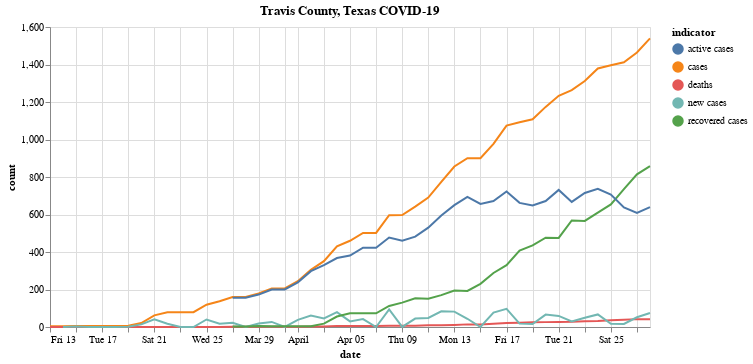

Notebook code for this chart:
### Code cell
line_chart(long_form_county_data, x='date', y='count:Q', color='indicator:N', title=f"{county} County, {state} COVID-19")

### Figure 1 — Vega-Lite specification as saved in the notebook (floating-point values rounded to 4 significant figures; data arrays with more than 128 entries replaced by an {"elided": "..."} marker saying what was removed)
{"config": {"view": {"continuousWidth": 400, "continuousHeight": 300}}, "layer": [{"mark": "line", "encoding": {"color": {"type": "nominal", "field": "indicator"}, "x": {"type": "temporal", "field": "date"}, "y": {"type": "quantitative", "field": "count"}}}, {"mark": "point", "encoding": {"opacity": {"value": 0}, "x": {"type": "temporal", "field": "date"}}, "selection": {"selector001": {"type": "single", "nearest": true, "on": "mouseover", "fields": ["date"], "empty": "none"}}}, {"mark": "point", "encoding": {"color": {"type": "nominal", "field": "indicator"}, "opacity": {"condition": {"value": 1, "selection": "selector001"}, "value": 0}, "x": {"type": "temporal", "field": "date"}, "y": {"type": "quantitative", "field": "count"}}}, {"mark": {"type": "rule", "color": "gray"}, "encoding": {"x": {"type": "temporal", "field": "date"}}, "transform": [{"filter": {"selection": "selector001"}}]}, {"mark": {"type": "text", "align": "left", "dx": 5, "dy": -5}, "encoding": {"color": {"type": "nominal", "field": "indicator"}, "text": {"condition": {"type": "quantitative", "field": "count", "selection": "selector001"}, "value": " "}, "x": {"type": "temporal", "field": "date"}, "y": {"type": "quantitative", "field": "count"}}}], "data": {"name": "data-c313149bdb1a67007b6c2e3b70308eae"}, "height": 300, "title": "Travis County, Texas COVID-19", "width": 600, "$schema": "https://vega.github.io/schema/vega-lite/v4.8.1.json", "datasets": {"data-c313149bdb1a67007b6c2e3b70308eae": {"elided": "235 records"}}}
